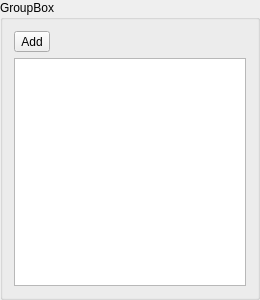
<?xml version="1.0" encoding="UTF-8"?>
<ui version="4.0">
 <class>gJarvisConnectionManagerWidget</class>
 <widget class="QGroupBox" name="gJarvisConnectionManagerWidget">
  <property name="geometry">
   <rect>
    <x>0</x>
    <y>0</y>
    <width>260</width>
    <height>300</height>
   </rect>
  </property>
  <property name="windowTitle">
   <string>GroupBox</string>
  </property>
  <property name="title">
   <string>GroupBox</string>
  </property>
  <layout class="QVBoxLayout" name="verticalLayout">
   <item>
    <widget class="QToolButton" name="addBtn">
     <property name="text">
      <string>Add</string>
     </property>
    </widget>
   </item>
   <item>
    <widget class="QListWidget" name="listWidget"/>
   </item>
  </layout>
 </widget>
 <resources/>
 <connections/>
</ui>
